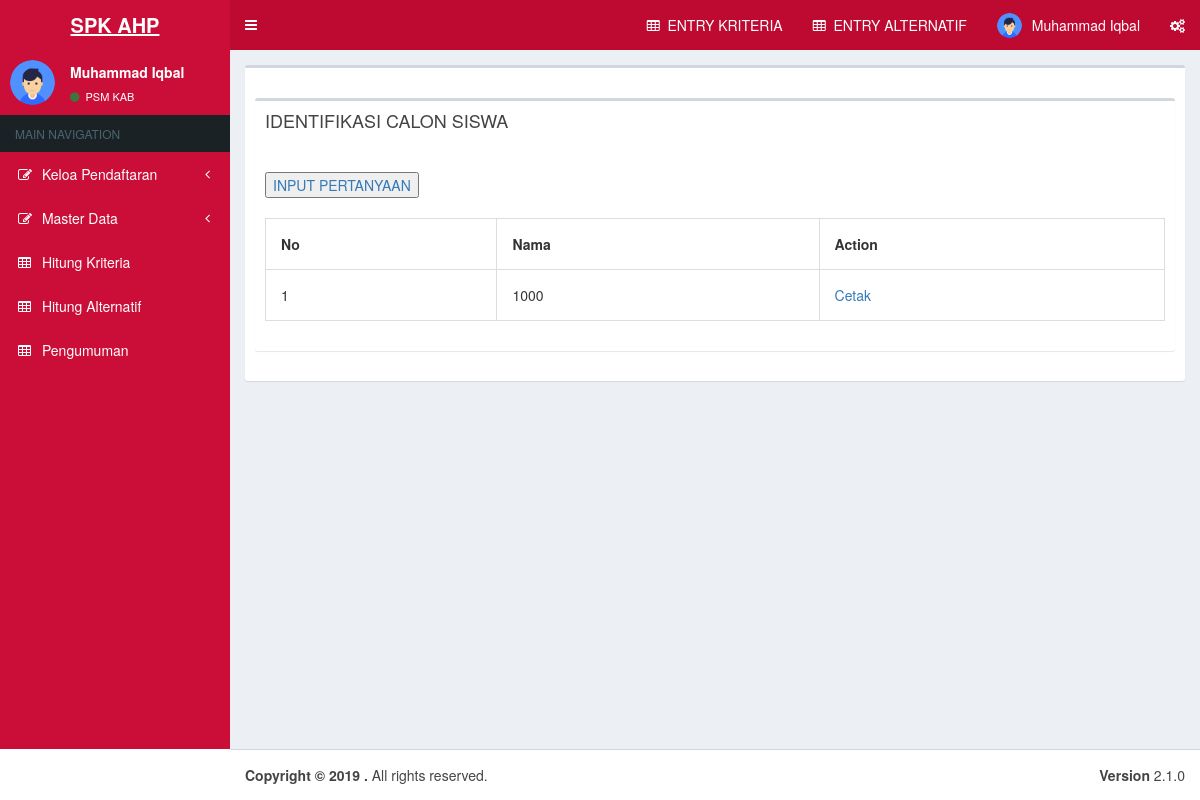
Before: /dashboard.php?page=insert/input_pertanyaan (signed in) with the older database file.
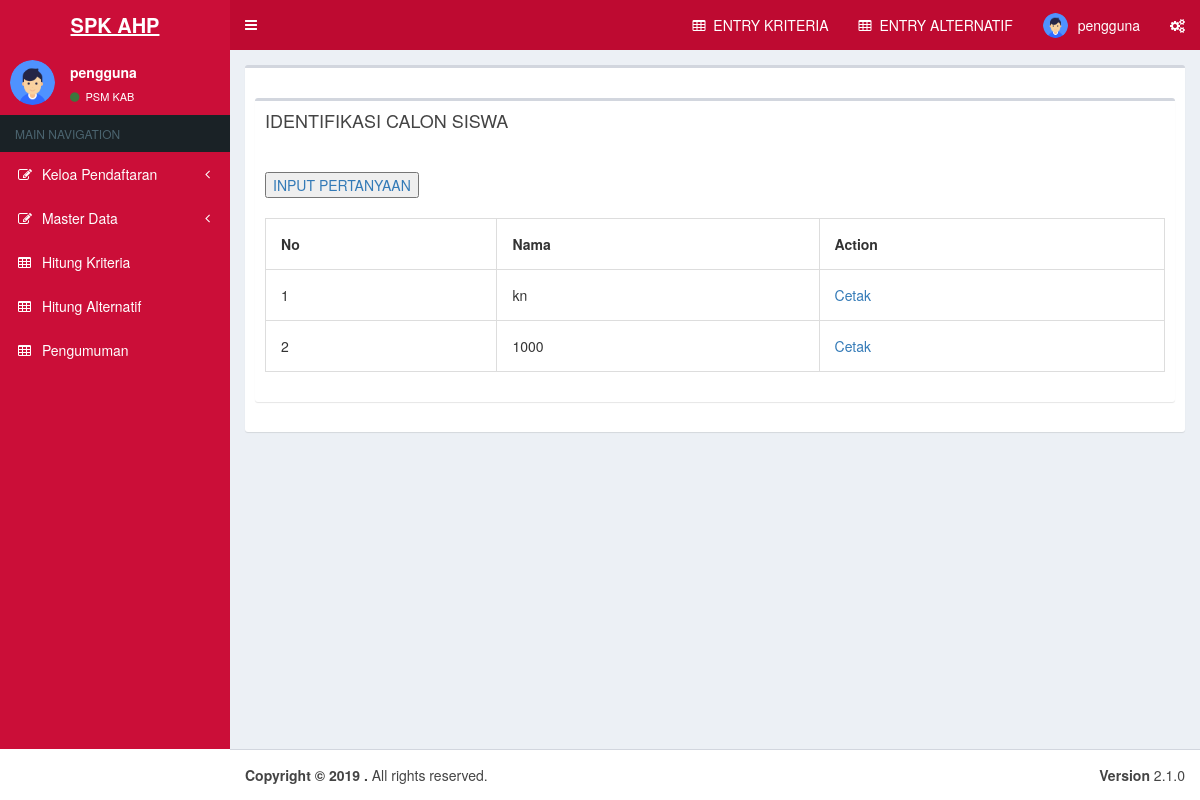
After: the same page with the newer database file.
### tables this page shows
CREATE TABLE IF NOT EXISTS `tb_users` (
`user_id` int(11) NOT NULL,
  `fullname` varchar(25) NOT NULL,
  `username` varchar(12) NOT NULL,
  `password` varchar(12) NOT NULL
);

CREATE TABLE IF NOT EXISTS `tbl_pertanyaan` (
`id` int(11) NOT NULL,
  `nama_cs` varchar(500) NOT NULL,
  `nama_a` varchar(500) NOT NULL,
  `nama_i` varchar(500) NOT NULL,
  `umur_a` varchar(500) NOT NULL,
  `umur_a_t` varchar(500) NOT NULL,
  `umur_i` varchar(500) NOT NULL,
  `umur_i_t` varchar(500) NOT NULL,
  `agama_a` varchar(500) NOT NULL,
  `agama_i` varchar(500) NOT NULL,
  `alamat_a_d` varchar(500) NOT NULL,
  `alamat_a_kec` varchar(500) NOT NULL,
  `alamat_a_kab` varchar(500) NOT NULL,
  `alamat_i_d` varchar(500) NOT NULL,
  `alamat_i_kec` varchar(500) NOT NULL,
  `alamat_i_kab` varchar(500) NOT NULL,
  `pekerjaan_a` varchar(500) NOT NULL,
  `pekerjaan_i` varchar(500) NOT NULL,
  `jumlah_s` varchar(500) NOT NULL,
  `keadaan_lingkungan1` varchar(500) NOT NULL,
  `keadaan_lingkungan2` varchar(500) NOT NULL,
  `keadaan_lingkungan3` varchar(500) NOT NULL,
  `keadaan_lingkungan4` varchar(500) NOT NULL,
  `keadaan_lingkungan5a` varchar(500) NOT NULL,
  `keadaan_lingkungan5b` varchar(500) NOT NULL,
  `keadaan_lingkungan5c` varchar(500) NOT NULL,
  `keadaan_lingkungan6` varchar(500) NOT NULL,
  `motivasi_1` varchar(500) NOT NULL,
  `motivasi_2` varchar(500) NOT NULL,
  `motivasi_3` varchar(500) NOT NULL,
  `motivasi_4` varchar(500) NOT NULL,
  `motivasi_5` varchar(500) NOT NULL,
  `motivasi_6` varchar(500) NOT NULL,
  `motivasi_7` varchar(500) NOT NULL,
  `penggunaan_1` varchar(500) NOT NULL,
  `penggunaan_2` varchar(500) NOT NULL,
  `penggunaan_3` varchar(500) NOT NULL,
  `penggunaan_4` varchar(500) NOT NULL,
  `penggunaan_5` varchar(500) NOT NULL,
  `penggunaan_6` varchar(500) NOT NULL,
  `evaluasi_1` varchar(500) NOT NULL,
  `evaluasi_2` varchar(500) NOT NULL,
  `evaluasi_3` varchar(500) NOT NULL,
  `evaluasi_4` varchar(500) NOT NULL,
  `evaluasi_5` varchar(500) NOT NULL
);

### Connections/koneksi.php (called while the page is built, shortened)
<?php
if (!function_exists("GetSQLValueString")) {
function GetSQLValueString($theValue, $theType, $theDefinedValue = "", $theNotDefinedValue = "")
{
  $theValue = get_magic_quotes_gpc() ? stripslashes($theValue) : $theValue;
  $theValue = function_exists("mysql_real_escape_string") ? mysql_real_escape_string($theValue) : mysql_escape_string($theValue);
  switch ($theType) {
    case "text":
      $theValue = ($theValue != "") ? "'" . $theValue . "'" : "NULL";
      break;
  }
  return $theValue;
}
}
?>

### insert/input_pertanyaan.php (the view, shortened to what this page needs)
<link href="assetss/bootstrap/css/bootstrap.min.css" rel="stylesheet">
<link href="assetss/datatables/css/dataTables.bootstrap.min.css" rel="stylesheet">
<link href="assetss/bootstrap-datepicker/css/bootstrap-datepicker.min.css" rel="stylesheet">
<?php
include_once("\insert\config.php");
$result = mysqli_query($mysqli, "SELECT * FROM tbl_pertanyaan ORDER BY id DESC");
?>
  <div class="row">
    <div class="col-xs-12">
      <div class="box" style="overflow: scroll;">
        <div class="box-header">
          <h class="box-title">IDENTIFIKASI CALON SISWA</h>
        </div>
        <div class="box-header">
        </div>
        <div class="box-body">
        <a href="insert\add_ip.php"><button>INPUT PERTANYAAN</button></a>
        <br><br>
        <table border="1">
          <tr>
            <th>No</th>
            <th>Nama</th>
            <th>Action</th>
          </tr>
    <?php
    $no = "1";
    while($user_data = mysqli_fetch_array($result)) {
        echo "<tr>";
        echo "<td>".$no++."</td>";
        echo "<td>".$user_data['nama_cs']."</td>";
        echo "<td><a href='/program_april/insert/edit_ip.php?id=$user_data[id]'>Cetak</a>";
    }
    ?>
        </table>
          </div> <br />
        </div>
      </div>
    </div>
  </div>

### menu/nav.php (shortened to what this page needs)
    <a href="?page=home" class="logo">
      <span class="logo-lg"><b>SPK AHP</b></span>
    </a>
<nav class="navbar navbar-static-top">
      <a href="#" class="sidebar-toggle" data-toggle="push-menu" role="button">
      </a>
      <div class="navbar-custom-menu">
        <ul class="nav navbar-nav">
          <li class="dropdown notifications-menu">
            <a href="?page=insert/kriteria"><i class="fa fa-table"></i>&nbsp; <span class="blink_me">ENTRY KRITERIA </span>  </a>
          </li>
          <li class="dropdown messages-menu">
           <a href="?page=insert/alternatif"><i class="fa fa-table"></i>&nbsp; <span class="blink_me">ENTRY ALTERNATIF </span>  </a>
          </li>
          <li class="dropdown user user-menu">
            <a href="#" class="dropdown-toggle" data-toggle="dropdown">
            	<img src="assets/dist/img/logo.png" class="user-image" alt="User Image">
 				<span class="hidden-xs"> <?= $row_rs_users['fullname']; ?></span>
            </a>
          </li>
          <li>
            <a href="#" data-toggle="control-sidebar"><i class="fa fa-gears"></i></a>
          </li>
        </ul>
      </div>
    </nav>
 </header>

### menu/side.php (shortened to what this page needs)
<aside class="main-sidebar">
 <section class="sidebar">
      <div class="user-panel">
        <div class="pull-left image">
          <img src="assets/dist/img/logo.png" class="img-circle" alt="User Image">
        </div>
        <div class="pull-left info">
          <p><?= $row_rs_users['fullname']; ?></p>
          <a href="?page=config/kode&id=1"><i class="fa fa-circle text-success"></i> PSM KAB</a>
        </div>
      </div>
      <ul class="sidebar-menu" data-widget="tree">
        <li class="header">MAIN NAVIGATION</li>
        <li class="treeview">
          <a href="#">
            <i class="fa fa-edit"></i> <span>Keloa Pendaftaran</span>
            <span class="pull-right-container">
              <i class="fa fa-angle-left pull-right"></i>            </span>          </a>
        </li>
        <li class="treeview">
          <a href="#">
            <i class="fa fa-edit"></i> <span>Master Data</span>
            <span class="pull-right-container">
              <i class="fa fa-angle-left pull-right"></i>            </span>          </a>
        </li>
        <li><a href="?page=kriteria"><i class="fa fa-table"></i> <span>Hitung Kriteria</span></a> </li>
        <li><a href="?page=hitung_alternatif"><i class="fa fa-table"></i> <span>Hitung Alternatif</span></a> </li>
        <li><a href="?page=insert/pengumuman"><i class="fa fa-table"></i> <span>Pengumuman</span></a> </li>
      </ul>
    </section>
</aside>

Changed rows visible on the page:
changed tb_users: fullname "Muhammad Iqbal" → "pengguna"
added tbl_pertanyaan: nama_cs "kn"
